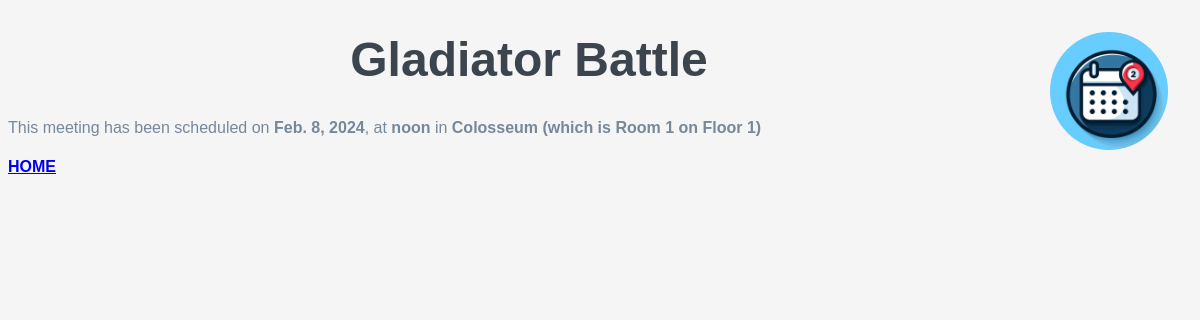
/meetings/1, run on the app's committed database.
### meetings/models.py (models this page shows, shortened)
class Meeting(models.Model):
    title = models.CharField(max_length=200)
    date = models.DateField()
    start_time = models.TimeField(default=time(9))
    duration = models.IntegerField(default=1)
    room = models.ForeignKey(Room, on_delete=models.CASCADE)

class Room(models.Model):
    name = models.CharField(max_length=100)
    floor_number = models.IntegerField()
    room_number = models.IntegerField()
    def __str__(self):
        return f"{self.name} (which is Room {self.room_number} on Floor {self.floor_number})"

### meetings/views.py (the view)
# urls.py: path('<int:id>', views.detail, name="detail"),
def detail(request, id):
    meeting = get_object_or_404(Meeting, pk=id)
    return render(request, "meetings/detail.html", {"meeting": meeting})

### meetings/templates/meetings/detail.html (shortened to what this page needs)
{% extends "base.html" %}
{% block content %}
        <h1>{{meeting.title}}</h1>
        <p>
            This meeting has been scheduled on <strong>{{meeting.date}}</strong>, at <strong>{{meeting.start_time}}</strong> in <strong>{{meeting.room}}</strong>
        </p>
        <h4><a href="{% url 'home' %}">HOME</a></h4>
{% endblock %}

### website/static/website/style.css (style rules this page uses)
* { font-family: 'Poppins', sans-serif; }
body { color: lightslategray; background-color: whitesmoke; }
h1 { color: rgb(60, 69, 78); text-align: center; margin-top: 2rem; font-size: 3rem; }

### data on the page
Meeting: title "Gladiator Battle", date "Feb. 8, 2024", start_time "noon", room "Colosseum (which is Room 1 on Floor 1)"
